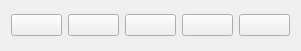
   <widget class="QWidget" name="horizontalLayoutWidget_2">
    <property name="geometry">
     <rect>
      <x>1060</x>
      <y>710</y>
      <width>301</width>
      <height>51</height>
     </rect>
    </property>
    <layout class="QHBoxLayout" name="horizontalLayout_2">
     <item>
      <widget class="QPushButton" name="pushButton_initSimulator">
       <property name="text">
        <string/>
       </property>
       <property name="icon">
        <iconset resource="joint_deformation.qrc">
         <normaloff>:/joint_deformation/Resources/gnome_run.png</normaloff>:/joint_deformation/Resources/gnome_run.png</iconset>
       </property>
       <property name="iconSize">
        <size>
         <width>24</width>
         <height>24</height>
        </size>
       </property>
      </widget>
     </item>
     <item>
      <widget class="QPushButton" name="pushButton_startSimulation">
       <property name="text">
        <string/>
       </property>
       <property name="icon">
        <iconset resource="joint_deformation.qrc">
         <normaloff>:/joint_deformation/Resources/gtk_media_play_ltr.png</normaloff>:/joint_deformation/Resources/gtk_media_play_ltr.png</iconset>
       </property>
       <property name="iconSize">
        <size>
         <width>24</width>
         <height>24</height>
        </size>
       </property>
      </widget>
     </item>
     <item>
      <widget class="QPushButton" name="pushButton_nextStep">
       <property name="text">
        <string/>
       </property>
       <property name="icon">
        <iconset resource="joint_deformation.qrc">
         <normaloff>:/joint_deformation/Resources/gtk_media_next_ltr.png</normaloff>:/joint_deformation/Resources/gtk_media_next_ltr.png</iconset>
       </property>
       <property name="iconSize">
        <size>
         <width>24</width>
         <height>24</height>
        </size>
       </property>
      </widget>
     </item>
     <item>
      <widget class="QPushButton" name="pushButton_pauseSimulation">
       <property name="text">
        <string/>
       </property>
       <property name="icon">
        <iconset resource="joint_deformation.qrc">
         <normaloff>:/joint_deformation/Resources/gtk_media_pause.png</normaloff>:/joint_deformation/Resources/gtk_media_pause.png</iconset>
       </property>
       <property name="iconSize">
        <size>
         <width>24</width>
         <height>24</height>
        </size>
       </property>
      </widget>
     </item>
     <item>
      <widget class="QPushButton" name="pushButton_resetSimulation">
       <property name="text">
        <string/>
       </property>
       <property name="icon">
        <iconset resource="joint_deformation.qrc">
         <normaloff>:/joint_deformation/Resources/gtk_media_stop.png</normaloff>:/joint_deformation/Resources/gtk_media_stop.png</iconset>
       </property>
       <property name="iconSize">
        <size>
         <width>24</width>
         <height>24</height>
        </size>
       </property>
      </widget>
     </item>
    </layout>
   </widget>
